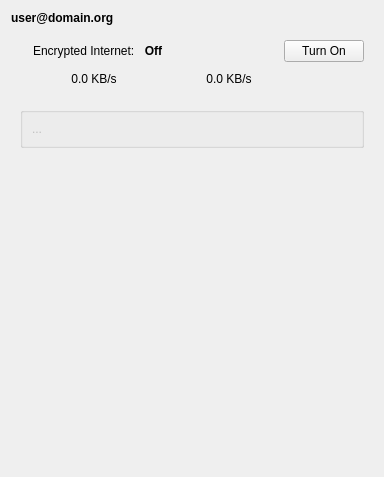
<?xml version="1.0" encoding="UTF-8"?>
<ui version="4.0">
 <class>StatusPanel</class>
 <widget class="QWidget" name="StatusPanel">
  <property name="geometry">
   <rect>
    <x>0</x>
    <y>0</y>
    <width>384</width>
    <height>477</height>
   </rect>
  </property>
  <property name="windowTitle">
   <string>Form</string>
  </property>
  <layout class="QVBoxLayout" name="verticalLayout">
   <item>
    <widget class="QLabel" name="lblProvider">
     <property name="styleSheet">
      <string notr="true">font: bold;</string>
     </property>
     <property name="text">
      <string>user@domain.org</string>
     </property>
     <property name="wordWrap">
      <bool>true</bool>
     </property>
    </widget>
   </item>
   <item>
    <widget class="QWidget" name="status_rows" native="true">
     <property name="enabled">
      <bool>true</bool>
     </property>
     <property name="styleSheet">
      <string notr="true"/>
     </property>
     <layout class="QGridLayout" name="gridLayout">
      <item row="0" column="1">
       <layout class="QHBoxLayout" name="eip_controls">
        <item>
         <widget class="QLabel" name="label">
          <property name="text">
           <string>Encrypted Internet: </string>
          </property>
         </widget>
        </item>
        <item>
         <widget class="QLabel" name="lblEIPStatus">
          <property name="styleSheet">
           <string notr="true">font: bold;</string>
          </property>
          <property name="text">
           <string>Off</string>
          </property>
          <property name="textFormat">
           <enum>Qt::AutoText</enum>
          </property>
          <property name="alignment">
           <set>Qt::AlignCenter</set>
          </property>
          <property name="wordWrap">
           <bool>false</bool>
          </property>
         </widget>
        </item>
        <item>
         <spacer name="horizontalSpacer">
          <property name="orientation">
           <enum>Qt::Horizontal</enum>
          </property>
          <property name="sizeHint" stdset="0">
           <size>
            <width>40</width>
            <height>20</height>
           </size>
          </property>
         </spacer>
        </item>
        <item>
         <widget class="QPushButton" name="btnEipStartStop">
          <property name="text">
           <string>Turn On</string>
          </property>
         </widget>
        </item>
       </layout>
      </item>
      <item row="2" column="0">
       <spacer name="verticalSpacer_2">
        <property name="orientation">
         <enum>Qt::Vertical</enum>
        </property>
        <property name="sizeType">
         <enum>QSizePolicy::Preferred</enum>
        </property>
        <property name="sizeHint" stdset="0">
         <size>
          <width>0</width>
          <height>11</height>
         </size>
        </property>
       </spacer>
      </item>
      <item row="0" column="0" rowspan="2">
       <widget class="QLabel" name="lblVPNStatusIcon">
        <property name="maximumSize">
         <size>
          <width>64</width>
          <height>64</height>
         </size>
        </property>
        <property name="text">
         <string/>
        </property>
        <property name="pixmap">
         <pixmap resource="../../../../data/resources/icons.qrc">:/images/light/64/network-eip-down.png</pixmap>
        </property>
        <property name="alignment">
         <set>Qt::AlignCenter</set>
        </property>
       </widget>
      </item>
      <item row="1" column="1">
       <layout class="QHBoxLayout" name="eip_bandwidth">
        <property name="spacing">
         <number>4</number>
        </property>
        <property name="sizeConstraint">
         <enum>QLayout::SetDefaultConstraint</enum>
        </property>
        <item>
         <widget class="QLabel" name="label_5">
          <property name="text">
           <string/>
          </property>
          <property name="pixmap">
           <pixmap resource="../../../../data/resources/icons.qrc">:/images/light/16/down-arrow.png</pixmap>
          </property>
         </widget>
        </item>
        <item>
         <widget class="QPushButton" name="btnDownload">
          <property name="sizePolicy">
           <sizepolicy hsizetype="Fixed" vsizetype="Fixed">
            <horstretch>0</horstretch>
            <verstretch>0</verstretch>
           </sizepolicy>
          </property>
          <property name="minimumSize">
           <size>
            <width>100</width>
            <height>0</height>
           </size>
          </property>
          <property name="maximumSize">
           <size>
            <width>120</width>
            <height>16777215</height>
           </size>
          </property>
          <property name="cursor">
           <cursorShape>PointingHandCursor</cursorShape>
          </property>
          <property name="text">
           <string>0.0 KB/s</string>
          </property>
          <property name="flat">
           <bool>true</bool>
          </property>
         </widget>
        </item>
        <item>
         <spacer name="horizontalSpacer_3">
          <property name="orientation">
           <enum>Qt::Horizontal</enum>
          </property>
          <property name="sizeType">
           <enum>QSizePolicy::Fixed</enum>
          </property>
          <property name="sizeHint" stdset="0">
           <size>
            <width>20</width>
            <height>20</height>
           </size>
          </property>
         </spacer>
        </item>
        <item>
         <widget class="QLabel" name="label_7">
          <property name="text">
           <string/>
          </property>
          <property name="pixmap">
           <pixmap resource="../../../../data/resources/icons.qrc">:/images/light/16/up-arrow.png</pixmap>
          </property>
         </widget>
        </item>
        <item alignment="Qt::AlignLeft">
         <widget class="QPushButton" name="btnUpload">
          <property name="sizePolicy">
           <sizepolicy hsizetype="Fixed" vsizetype="Fixed">
            <horstretch>0</horstretch>
            <verstretch>0</verstretch>
           </sizepolicy>
          </property>
          <property name="minimumSize">
           <size>
            <width>100</width>
            <height>0</height>
           </size>
          </property>
          <property name="maximumSize">
           <size>
            <width>120</width>
            <height>16777215</height>
           </size>
          </property>
          <property name="cursor">
           <cursorShape>PointingHandCursor</cursorShape>
          </property>
          <property name="text">
           <string>0.0 KB/s</string>
          </property>
          <property name="flat">
           <bool>true</bool>
          </property>
         </widget>
        </item>
        <item>
         <spacer name="horizontalSpacer_2">
          <property name="orientation">
           <enum>Qt::Horizontal</enum>
          </property>
          <property name="sizeHint" stdset="0">
           <size>
            <width>40</width>
            <height>20</height>
           </size>
          </property>
         </spacer>
        </item>
       </layout>
      </item>
      <item row="3" column="0" colspan="2">
       <widget class="QGroupBox" name="globalStatusBox">
        <property name="enabled">
         <bool>false</bool>
        </property>
        <layout class="QGridLayout" name="gridLayout_2">
         <item row="0" column="0">
          <widget class="QLabel" name="lblGlobalStatus">
           <property name="enabled">
            <bool>false</bool>
           </property>
           <property name="text">
            <string>...</string>
           </property>
           <property name="wordWrap">
            <bool>true</bool>
           </property>
          </widget>
         </item>
        </layout>
       </widget>
      </item>
     </layout>
    </widget>
   </item>
   <item>
    <spacer name="verticalSpacer">
     <property name="orientation">
      <enum>Qt::Vertical</enum>
     </property>
     <property name="sizeHint" stdset="0">
      <size>
       <width>20</width>
       <height>40</height>
      </size>
     </property>
    </spacer>
   </item>
  </layout>
 </widget>
 <resources>
  <include location="../../../../data/resources/icons.qrc"/>
 </resources>
 <connections/>
</ui>
